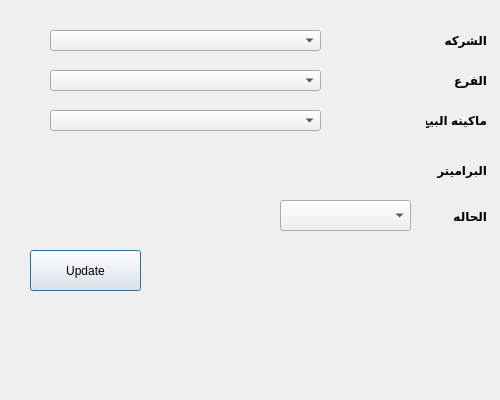
<?xml version="1.0" encoding="UTF-8"?>
<ui version="4.0">
 <class>pos_parameter</class>
 <widget class="QDialog" name="pos_parameter">
  <property name="geometry">
   <rect>
    <x>0</x>
    <y>0</y>
    <width>500</width>
    <height>400</height>
   </rect>
  </property>
  <property name="sizePolicy">
   <sizepolicy hsizetype="Preferred" vsizetype="Preferred">
    <horstretch>0</horstretch>
    <verstretch>0</verstretch>
   </sizepolicy>
  </property>
  <property name="minimumSize">
   <size>
    <width>500</width>
    <height>400</height>
   </size>
  </property>
  <property name="maximumSize">
   <size>
    <width>500</width>
    <height>400</height>
   </size>
  </property>
  <property name="windowTitle">
   <string>user</string>
  </property>
  <property name="toolTip">
   <string/>
  </property>
  <property name="autoFillBackground">
   <bool>false</bool>
  </property>
  <property name="styleSheet">
   <string notr="true"/>
  </property>
  <widget class="QLabel" name="label">
   <property name="geometry">
    <rect>
     <x>426</x>
     <y>30</y>
     <width>61</width>
     <height>20</height>
    </rect>
   </property>
   <property name="font">
    <font>
     <weight>75</weight>
     <bold>true</bold>
    </font>
   </property>
   <property name="text">
    <string>الشركه</string>
   </property>
  </widget>
  <widget class="QLabel" name="label_2">
   <property name="geometry">
    <rect>
     <x>426</x>
     <y>70</y>
     <width>61</width>
     <height>20</height>
    </rect>
   </property>
   <property name="font">
    <font>
     <weight>75</weight>
     <bold>true</bold>
    </font>
   </property>
   <property name="text">
    <string>الفرع</string>
   </property>
  </widget>
  <widget class="QLabel" name="label_3">
   <property name="geometry">
    <rect>
     <x>426</x>
     <y>110</y>
     <width>61</width>
     <height>20</height>
    </rect>
   </property>
   <property name="font">
    <font>
     <weight>75</weight>
     <bold>true</bold>
    </font>
   </property>
   <property name="text">
    <string>ماكينه البيع</string>
   </property>
  </widget>
  <widget class="QLabel" name="label_4">
   <property name="geometry">
    <rect>
     <x>436</x>
     <y>160</y>
     <width>51</width>
     <height>20</height>
    </rect>
   </property>
   <property name="font">
    <font>
     <weight>75</weight>
     <bold>true</bold>
    </font>
   </property>
   <property name="text">
    <string>البراميتر</string>
   </property>
  </widget>
  <widget class="QLabel" name="label_5">
   <property name="geometry">
    <rect>
     <x>440</x>
     <y>210</y>
     <width>47</width>
     <height>13</height>
    </rect>
   </property>
   <property name="font">
    <font>
     <weight>75</weight>
     <bold>true</bold>
    </font>
   </property>
   <property name="text">
    <string>الحاله</string>
   </property>
  </widget>
  <widget class="QPushButton" name="pushButton">
   <property name="geometry">
    <rect>
     <x>30</x>
     <y>250</y>
     <width>111</width>
     <height>41</height>
    </rect>
   </property>
   <property name="text">
    <string>Update</string>
   </property>
  </widget>
  <widget class="QComboBox" name="CMB_CouponStatus">
   <property name="geometry">
    <rect>
     <x>280</x>
     <y>200</y>
     <width>131</width>
     <height>31</height>
    </rect>
   </property>
  </widget>
  <widget class="QComboBox" name="Qcombo_branch">
   <property name="geometry">
    <rect>
     <x>50</x>
     <y>70</y>
     <width>271</width>
     <height>21</height>
    </rect>
   </property>
  </widget>
  <widget class="QComboBox" name="Qcombo_company">
   <property name="geometry">
    <rect>
     <x>50</x>
     <y>30</y>
     <width>271</width>
     <height>21</height>
    </rect>
   </property>
  </widget>
  <widget class="QComboBox" name="Qcombo_pos">
   <property name="geometry">
    <rect>
     <x>50</x>
     <y>110</y>
     <width>271</width>
     <height>21</height>
    </rect>
   </property>
  </widget>
 </widget>
 <resources/>
 <connections/>
</ui>
